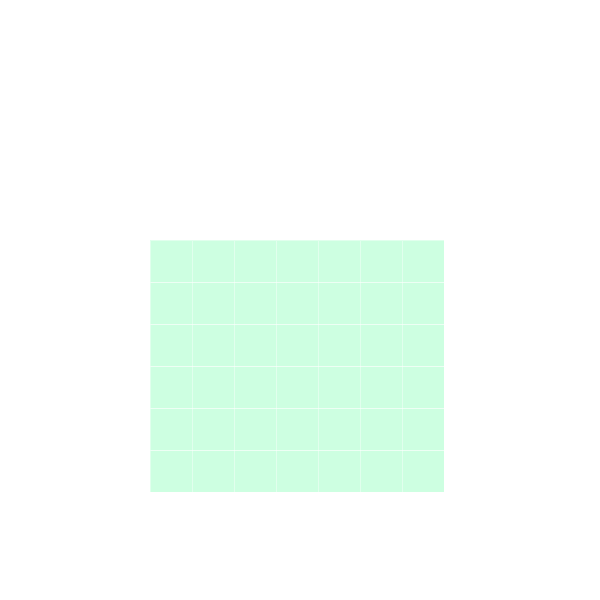
Frame 1 (no input)
Frame 60 (the mouse pressed at the canvas centre just before this capture): identical to frame 1, image omitted
Frame 120 (the mouse held since frame 60 and released just before this capture): identical to frame 1, image omitted

The Processing sketch that drew this single still picture (run headless with seeded random() and noise(); from frame 60 on, the mouse is pressed at the canvas centre):

// Processing sketch: Connect4CPUplayer
// ── Connect4CPUplayer.pde
//Connect4CPUplayer

//Clicking on a playable tile initates the CPU player to choose their tile
//The CPU has a % chance of playing random playeable spots or to play 
//adjacent to a previous tile
//moves and win states are printed in console

//by Calvin Tomaschko
//www.reannatrombley.com/designcjt/
//summer 2018
//DesignCJT@gmail.com
//Motivated by Mike Shaw!
//Guideing code from Coding Train on youtube, Processing and p5.js tutorials
//https://www.youtube.com/channel/UCvjgXvBlbQiydffZU7m1_aw


SqFillStuff [] gridPc = new SqFillStuff[42];
SqFillStuff clicky;

int playPc = 0;
int columnHeight = 6;
float bottom = 450;
float leftSide = 150;
int numOfColumn = 7; 
int numOfSqs = columnHeight*numOfColumn;

float boxWalls = 5;
float boxSize = 42;

    
    
void setup() {
  colorMode(HSB, 100 , 100 , 100);
  size (600,600);
  stroke(100,100);
  clicky = new  SqFillStuff();
  for (int j = 0; j < gridPc.length; j++){
 
    
    gridPc[j] = new SqFillStuff();
  }
     for (int i = 0; i < gridPc.length; i++){
        gridPc[i].assignRowCol(i);
        //gridPc[i].displayGridPc();
      } // closes for loop
}



void mousePressed(){
  //for (int i = 0; i < gridPc.length; i++) {
    
    // added
    clicky.clickyUse(mouseX, mouseY);

     
    //gridPc[findSq].ChangeFillType();}
  //}
 
  

}


void draw() {

  background(100);
  for (int i = 0; i < gridPc.length; i++) {
    gridPc[i].displayGridPc(boxSize);
  }
  
  ////Below should set locations of the pcs to then be displayed
  //for (int j = 0; j < gridPc.length; j++){
     
 // } closes for loop
} //closes Draw


class SqFillStuff {
  
  int fillType = 0; 
  int colr = 40;
  int alph = 50;
  float colN;
  float rowN;
  float startX;
  float startY;
  int boxSizeH;
  int colNum;
  int rowNum;
  int sqNum;
  
  int huTurnCounter;
  int aiTurnCounter;
  float [] moveOptions;
  int activated = 0;
  
  float xCol;
  float yRow;
  
  int clickySq;
  
  SqFillStuff() {
  
  }
  
  void clickyUse (float cxSpot, float cySpot) {
   if ((cxSpot < leftSide+boxSize*7) && (cxSpot > leftSide) && (cySpot > (bottom-(boxSize*6))) && (cySpot < (bottom+boxSize))) {
     //Above is "within grid" or not, THE BIG IF 
     
     //Below is gauging where the click took place
                //FINDING which column
                float xRemain = (cxSpot - leftSide) % boxSize;
                //Find the remainder, once making the left of the grid 0 (in x direction) instead of left of window being 0
                xCol = (((cxSpot-leftSide)-xRemain)/boxSize) + 1;
                //Subtract the remainder and add 1 
                
                //FINDING which row
                float topOfGrid = bottom-(6*boxSize);
                float yRemain =(cySpot-(topOfGrid)) % boxSize;
                //Find Y remainder once top of grid is set to 0 in the y direction
                float yRowInverse = (cySpot-topOfGrid-yRemain)/ boxSize ;
                //Subtract the remainder and add 1
                yRow = (6-yRowInverse + 1); 
                
                //FINDING which box in the grid!
                float findSq = ((yRow-1)*7)+xCol;
                //This essentially counts from the bottom left of the grid going to the right
                clickySq = int(findSq); 
        
    
        //Below is checking to see if the square human clicked on is already activated or not 
                if (gridPc[clickySq-1].checkIfActive() || !gridPc[clickySq-1].checkIfBotMo(clickySq-1)) {
                }
                else {
                  findWhichOne(clickySq);
                  huTurnCounter = huTurnCounter + 1;
                  print ("Hu turn ", huTurnCounter , " ");
                }
                
                
        //Before CPU Turn, we need to check for a win state
        
 //WIN STATE CHECKING
 //WIN STATE CHECKING
              checkForWinRow();
              checkForWinCol();
              checkForWinDiaR();
              checkForWinDiaL();
              
              
              
        //CPU PLAYING: if the human has clicked this should activate the CPU to play one round
                
                
                //The Great CPU test, "Is it my turn?"
                if (huTurnCounter == aiTurnCounter +1){
                  
                  //Create an Array to store possible moves, set each option default to -1
                  int spotNumInArray = 0;
                  int[] moveOptions = new int [7]; 
               
                    for (int a = 0; a < moveOptions.length; a++){
                      moveOptions[a] = -1;
                    }//close for, Array of all -1 created

                    
                    //Now we find all the bottom most spots in each column, these are the playable squares
                    for (int i = 0;i < gridPc.length; i++ ){
                      
                      //Now we find what's not playable: if truly active (checkIfActive function) then go to next gridpc, or 
                      //if not the bottom most open square (checkIfBotMo ...st function) then also go to the next gridpc
                      if (gridPc[i].checkIfActive() || !gridPc[i].checkIfBotMo(i)) {
                      }//closes if
              
                      //If the square is playable then it commits this else. There can only be up to 7 playable moves 
                      //as there are only 7 columns, 7 options to drop a piece into. Since it must be the bottom most and open
                      //The end goal is to place this i (square position) into the array of next plays "moveOptions"  
                      else {
                        moveOptions[spotNumInArray] = i;
                        spotNumInArray += 1;

                      }//closes else
                      
            }//closes FOR that checks gridpcs to play
            //Now you're left with an array of playable squares [-1, 16, 17, 18, 33, 19, 21] for example if column 1 was full, not playable
            
//ADDING Optimizer
//ADDING Optimizer
            
            //Take array and test it for local lining up, if it lines up with at least one then it's left as an option to pick
            for (int c =0; c < moveOptions.length; c++){
              int testSpace = moveOptions[c];
              int perNotSmartMove = 0;
              //Write a function that tests if there's a same filltype nearby, if so to have the function come back true
              //If there is a local pc nearby, then it leaves the testSpace in the array, if there is no local pc nearby
              //Then (after making the array) turn moveOptions2 at place c into -1
              //Lastly run test if any options are a viable play anymore (not all -1) if so to make that new array replace the old one as "move Options"
              if (localNearby(testSpace)){}//close if
              else {
                perNotSmartMove = int(random(0,10));
                if (perNotSmartMove > 3){ moveOptions[c] = -1;}
            }
            
            
            }//closes c FOR LOOP
            
   
              //From that array of possible "legal" plays, randomly choose one and 
              //if it's the default -1 that's regarded as unplayable and is set to reselect until not a -1 in the array
                int totalMoves = moveOptions.length;
                print ("total moves:",totalMoves, "|");
                int moveSelection;
                //boolean moveChecker = false; 
                moveSelection = int(random(0,totalMoves));
                int chosenPlay = moveOptions[moveSelection];
                  if (chosenPlay==-1){
                    while (chosenPlay == -1){
                      moveSelection = int(random(0,totalMoves));
                      chosenPlay = moveOptions[moveSelection];  
                    }}//closes both IF and WHILE
        
            //FINALLY the legal choice is made and the square FillType is activated
            gridPc[chosenPlay].aiChangeFillType();
            aiTurnCounter += 1;
            print ("CPU Turn ", aiTurnCounter,  " at grid space", chosenPlay);
            checkForWinRow();
            checkForWinCol();
            checkForWinDiaR();
            checkForWinDiaL();
        
      }//CLOSES the big test as the CPU takes it's turn
        
    }//CLOSES the big IF at the beginning that judges whether or not the human click produced a "play" and took their turn
        
  }//CLOSES void clickyUse

  
 
 
 //Smart Move Work_________________________
 //Smart Move Work_________________________
 
 boolean localNearby(int spaceToTest){
     int switchFlip = 0; 
 //test if there's a a square locally up lr, lr, down lr, below

    int upl = spaceToTest+6;
    int upr = spaceToTest+8;
    int l = spaceToTest-1;
    int r = spaceToTest+1;
    int dnl = spaceToTest-8; 
    int dnr = spaceToTest-6;
    int b = spaceToTest-7;

      //If any surrounding spaces are too high...
      if (upl > 41){upl = -1;} if (upr > 41){upr = -1;} if (upr > 41){upr = -1;}
      //...on the left or right edge...
      if (spaceToTest % 7 == 0){upl= -1; l = -1; dnl = -1; }
      if (spaceToTest % 7 == 6){upr = -1; r = -1; upr = -1;}
      //...or are too low...
      if (dnl < 0){dnl = -1;}if (dnr < 0){dnr = -1;} if (l < 0){l = -1;} if (b < 0){b = -1;}
      //then make the spaceToTest = -1 to be ruled out later
      
        //print ("spaceToTest ");
        //print (spaceToTest);
        
        //Make array of surrounding spaces
        int[] arrayCheckLocal = new int [7];
        arrayCheckLocal[0] = upl;  arrayCheckLocal[1] = l;  arrayCheckLocal[2] = dnl;  arrayCheckLocal[3] = b;  arrayCheckLocal[4] = dnr;
        arrayCheckLocal[5] = r;  arrayCheckLocal[6] = upr;
        //print (" arrayCheckLocal ");
        
        //Iterate through the array 
        for (int c = 0; c < 7; c++){
          //print(arrayCheckLocal[c]);
          //print (",");
          
          //Weed out the -1 options
          if (arrayCheckLocal[c]!= -1){
              //Now check if it's a CPU fillType!
              if (gridPc[arrayCheckLocal[c]].fillType == 2){
                //If any of the locals are cpu filled then switch flip will be used to let those options live on based on a percentage
                switchFlip = 1;
             }
          }
         
      }//end for loop


   if (switchFlip == 1){
     //print (" localNearby returning TRUE ");
     return true;}
   else {
     //print (" localNearby returning false ");
     return false;}
   
 }//closes Boolean localNearby
 
  
  
//WIN ROW WORK _______________________
//WIN COL WORK _______________________
//WIN DIA R WORK _______________________
//WIN DIA L WORK _______________________

  void checkForWinRow() {
    //First FOR loop checks each row after another until at the top
    
    
    for (int i = 0; i < 6; i++){
     
        //print(" Row",(i+1)," ");  //This prints the rows to help track
      
      int aClone = -1;
      int[] rowToCheck = new int [7]; 
      //int rowUp = ((i+1)*7)-7; //This prints the row number to help track
      for (int a = 0; a < rowToCheck.length; a++){
        rowToCheck[a] = gridPc[a+(i*7)].fillType ;
        //print(rowToCheck[a]);
        if (a == rowToCheck.length - 1){
        aClone = aClone +1;
        }
      }
  
     
      //Second FOR loop now sifts through the row 4 sequential squares at a time, excluding reach around by limiting to 4 possible win states per row
      for (int j = 0; j < 4; j++){
        if (rowToCheck[aClone+j]==0 || rowToCheck[aClone+1+j]==0 || rowToCheck[aClone+2+j]==0 || rowToCheck[aClone+3+j]==0){}
        else if (rowToCheck[aClone+j]==rowToCheck[aClone+3+j] & rowToCheck[aClone+j]==rowToCheck[aClone+2+j] & rowToCheck[aClone+j]==rowToCheck[aClone+1+j]){
             if (rowToCheck[aClone+j] == 1) {print ("HUMAN WINS rowicly! ");}
             if (rowToCheck[aClone+j] == 2) {print ("CPU WINS rowicly! ");}
            }
          
        
      }
    } //Closes Row counting FOR loop
  
  }//Close CheckForWinRow
  
  void checkForWinCol(){
   for (int i = 0; i < 7; i++){
     
        //print(" Col",(i+1)," ");
      
      int aClone = -1;
      int[] colToCheck = new int [6]; 
      //int rowUp = ((i+1)*7)-7;
      for (int a = 0; a < colToCheck.length; a++){
        colToCheck[a] = gridPc[(a*7)+i].fillType ;
        //print(colToCheck[a]);
        if (a == colToCheck.length - 1){
        aClone = aClone +1;
        }
      }

     
      //Second FOR loop now sifts through the row 4 sequential squares at a time, excluding reach around by limiting to 4 possible win states per row
      for (int j = 0; j < 3; j++){
        if (colToCheck[aClone+j]==0 || colToCheck[(aClone*7)+j]==0 || colToCheck[(aClone*7)+j]==0 || colToCheck[(aClone*7)+j]==0){}
        else if (colToCheck[aClone+j]==colToCheck[aClone+3+j] & colToCheck[aClone+j]==colToCheck[aClone+2+j] & colToCheck[aClone+j]==colToCheck[aClone+1+j]){
              
              if (colToCheck[aClone+j] == 1) {print ("HUMAN WINS columnly! ");}
              if (colToCheck[aClone+j] == 2) {print ("CPU WINS columnly! ");}
            }
          
        
      }
    }//Closes First FOR loop
  
  }//Closes checkForWinCol()
  
  void checkForWinDiaR(){
     
    //This FOR loop moves the starting step one to the direct right
    for (int i = 0; i < 4; i++){
     
        //print(" Dia",(i+1)," ");
      
      //int a = -1;
      int[] diaRToCheck = new int [4];
      int diaCount = 0;
      //int aClone = 0;
      
               //This 1st level nested FOR loop bumps the starting of the array up one step in the staircase, in the up/right diagonal
               for (int diaPoss = 0; diaPoss < 3; diaPoss++){ 
                 diaCount = 0;
               
                 //if (diaPoss ==0){print ("Bottom ");}
                 //else {print (" NextUp ");}
                       
                       //This FOR loop creates an array of 
                       for (int a = 0; a < diaRToCheck.length; a++){
                          diaRToCheck[a] = gridPc[i+diaCount+(diaPoss*7)].fillType ;
                          //diaRToCheck[a] = i+diaCount+(diaPoss*7);
                          diaCount = diaCount + 8;
                          //print(diaRToCheck[a]);
                          //print(",");
                          //aClone = aClone +1;
                          //a = a +1;
                       }
                
                         //Second FOR loop now sifts through the row 4 sequential squares at a time, excluding reach around by limiting to 4 possible win states per row
                  
                    if (diaRToCheck[0]==0 || diaRToCheck[(1)]==0 || diaRToCheck[(2)]==0 || diaRToCheck[(3)]==0){}
                    else if (diaRToCheck[0]==diaRToCheck[3] & diaRToCheck[0]==diaRToCheck[2] & diaRToCheck[0]==diaRToCheck[1]){
                          
                          if (diaRToCheck[0]==1) {print ("HUMAN WINS diagonally right! ");}
             if (diaRToCheck[0]==2) {print ("CPU WINS diagonally right! ");}
                        }
              
                
              }

     
 
          
        
     // }//Closes 2nd FOR loop
    }//Closes First FOR loop
  
  }//Closes checkForWinDiaR()
  
  
   void checkForWinDiaL(){
     
    //This FOR loop moves the starting step one to the direct right
    for (int i = 3; i < 7; i++){
     
        //print(" Dia",(i+1)," ");
      
      //int a = -1;
      int[] diaLToCheck = new int [4];
      int diaCount = 0;
      //int aClone = 0;
      
               //This 1st level nested FOR loop bumps the starting of the array up one step in the staircase, in the up/left diagonal
               for (int diaPoss = 0; diaPoss < 3; diaPoss++){ 
                 diaCount = 0;
                 //aClone = 0;
                 //if (diaPoss ==0){print ("Bottom ");}
                 //else {print (" NextUp ");}
                       
                       //This FOR loop creates an array of 
                       for (int a = 0; a < diaLToCheck.length; a++){
                          diaLToCheck[a] = gridPc[i+diaCount+(diaPoss*7)].fillType ;
                          //diaLToCheck[a] = i+diaCount+(diaPoss*7);
                          diaCount = diaCount + 6;
                          //print(diaLToCheck[a]);
                          //print(",");
                          //aClone = aClone +1;
                          //a = a +1;
                       }
                
                         //Second FOR loop now sifts through the row 4 sequential squares at a time, excluding reach around by limiting to 4 possible win states per row
                  
                    if (diaLToCheck[0]==0 || diaLToCheck[(1)]==0 || diaLToCheck[(2)]==0 || diaLToCheck[(3)]==0){}
                    else if (diaLToCheck[0]==diaLToCheck[3] & diaLToCheck[0]==diaLToCheck[2] & diaLToCheck[0]==diaLToCheck[1]){
                          if (diaLToCheck[0]==1) {print ("HUMAN WINS diagonally left! ");}
             if (diaLToCheck[0]==2) {print ("CPU WINS diagonally left! ");}
                        }
              
                
              }

     
 
          
        
     // }//Closes 2nd FOR loop
    }//Closes First FOR loop
  
  }//Closes checkForWinDiaL()
  
  boolean checkIfActive() {
    if (this.activated == 0){
      return false;
    }
    else {return true;}
  }
  
  
  boolean checkIfBotMo(int testSq){
    int belowSq = testSq - 7;  
    
    if (testSq <= 6){return true;}
    if (gridPc[belowSq].checkIfActive()){
      return true;
    }
    else {return false;}
  }
  
  void assignRowCol(int blockNum){
    this.sqNum = blockNum +1;
    this.colNum = this.sqNum % 7;
    if (this.colNum == 0){this.colNum = 7;}
    this.rowNum = ((this.sqNum-this.colNum)/7)+1;
    //print ("sqNum", sqNum, "C" ,this.colNum,"R", this.rowNum, " ");
    
  }//closes function
  
  void findWhichOne (int whichOne){
    gridPc[whichOne-1].changeFillType(); 
  }
  void changeFillType() {
    this.fillType = 1;
    this.activated = 1;
  }
  
  void aiChangeFillType() {
    this.fillType = 2;
    this.activated = 1;
  }
  
  void ifInChangeFillType(int xSpot, int ySpot) {
    if ((xSpot < leftSide+boxSize*7) && (xSpot > leftSide) && (ySpot > (bottom-(boxSize*6))) && (ySpot < (bottom+boxSize))) {
      float xRemain = (xSpot - leftSide) % boxSize;
      xCol = (((xSpot-leftSide)-xRemain)/boxSize) + 1;
      float topOfGrid = bottom-(6*boxSize);
      float yRemain =(ySpot-(topOfGrid)) % boxSize;
      float yRowInverse = (ySpot-topOfGrid-yRemain)/ boxSize ;
      yRow = (6-yRowInverse + 1); 
      float findSq = ((yRow-1)*7)+xCol;
      if (this.sqNum == (findSq))
      {this.fillType = 1;}
      
      print ("Col",xCol," ");
      print ("Row",yRow," ");
    }
  }
  
    
    
    
  
  void displayGridPc (float boxSizeUse) {
    startY = bottom - ((this.rowNum-1)* (boxSizeUse));
    startX = leftSide + ((this.colNum-1)* (boxSizeUse));
    fill(200,102,0);
   
     if (this.fillType == 0){
     fill(colr,100,100,alph);
     }
     else if (this.fillType == 1) {
       this.colr = 95;
       this.alph = 100;
       fill(colr,100,100, alph);
     }
     else if (this.fillType ==2) {
       this.colr = 60;
       this.alph = 100;
       fill(colr,100,100,alph);
     }
   
   rect(startX, startY, boxSizeUse, boxSizeUse);
    
    
    
  } //closes func
  
 
  
} //closes the class
